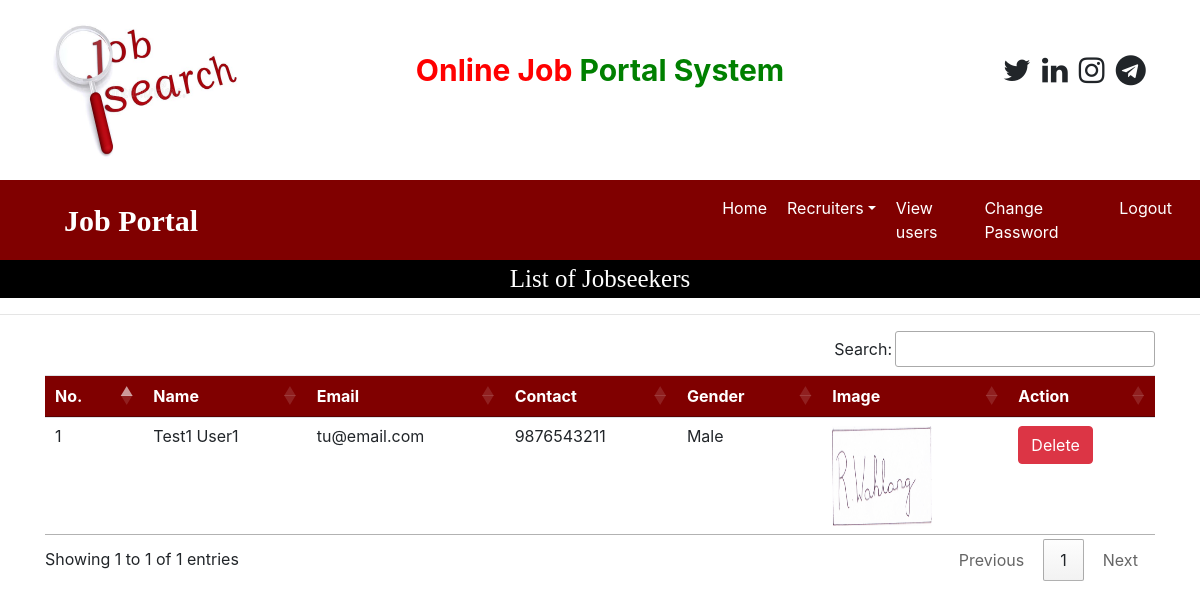
Screenshot of /view_users (signed in) with the database file from the repository.
### job/models.py (models this page shows, shortened)
class JobSeeker(models.Model):
    user = models.ForeignKey(User, on_delete=models.CASCADE)
    mobile = models.CharField(max_length=15, null=True)
    image = models.FileField(null=True)
    gender = models.CharField(max_length=10, null=True)
    type = models.CharField(max_length=15, null=True)

### job/views.py (the view)
# urls.py: path('view_users', view_users, name="view_users"),
def view_users(request):
    if not request.user.is_authenticated:
        return redirect('admin_login')
    data = JobSeeker.objects.all()
    d = {'data': data}
    return render(request, 'view_users.html', d)

### job/templates/view_users.html
{% load static %}
{% block body %}
{% include 'admin_navigations.html' %}
<div style="font-family:'Monotype Corsiva'; font-size:25px; color: white; background-color: black; text-align: center">
    List of Jobseekers
</div>
<hr>
<div class="container">
<table class="table table-hover" id="example">
    <thead>
    <tr style="background-color: maroon; color: white">
        <th>No.</th>
        <th>Name</th>
        <th>Email</th>
        <th>Contact</th>
        <th>Gender</th>
        <th>Image</th>
        <th>Action</th>
    </tr>
    </thead>
    <tbody>
    {% for i in data %}
    <tr>
        <td>{{forloop.counter}}</td>
        <td>{{i.user.first_name}} {{i.user.last_name}}</td>
        <td>{{i.user.username}}</td>
        <td>{{i.mobile}}</td>
        <td>{{i.gender}}</td>
        <td><img src="{{i.image.url}}" style="width: 100px; height: 100px;"></td>
        <td><a href="{% url 'delete_user' i.user.id %}" class="btn btn-danger" onclick="return confirm('Delete user?')">Delete</a></td>
    </tr>
    {% endfor %}
    </tbody>
</table>
</div>
{% endblock %}

### rows the page displays
JobSeeker: user.first_name "Test1", user.last_name "User1", user.username "tu@email.com", mobile "9876543211", gender "Male", image (picture)
